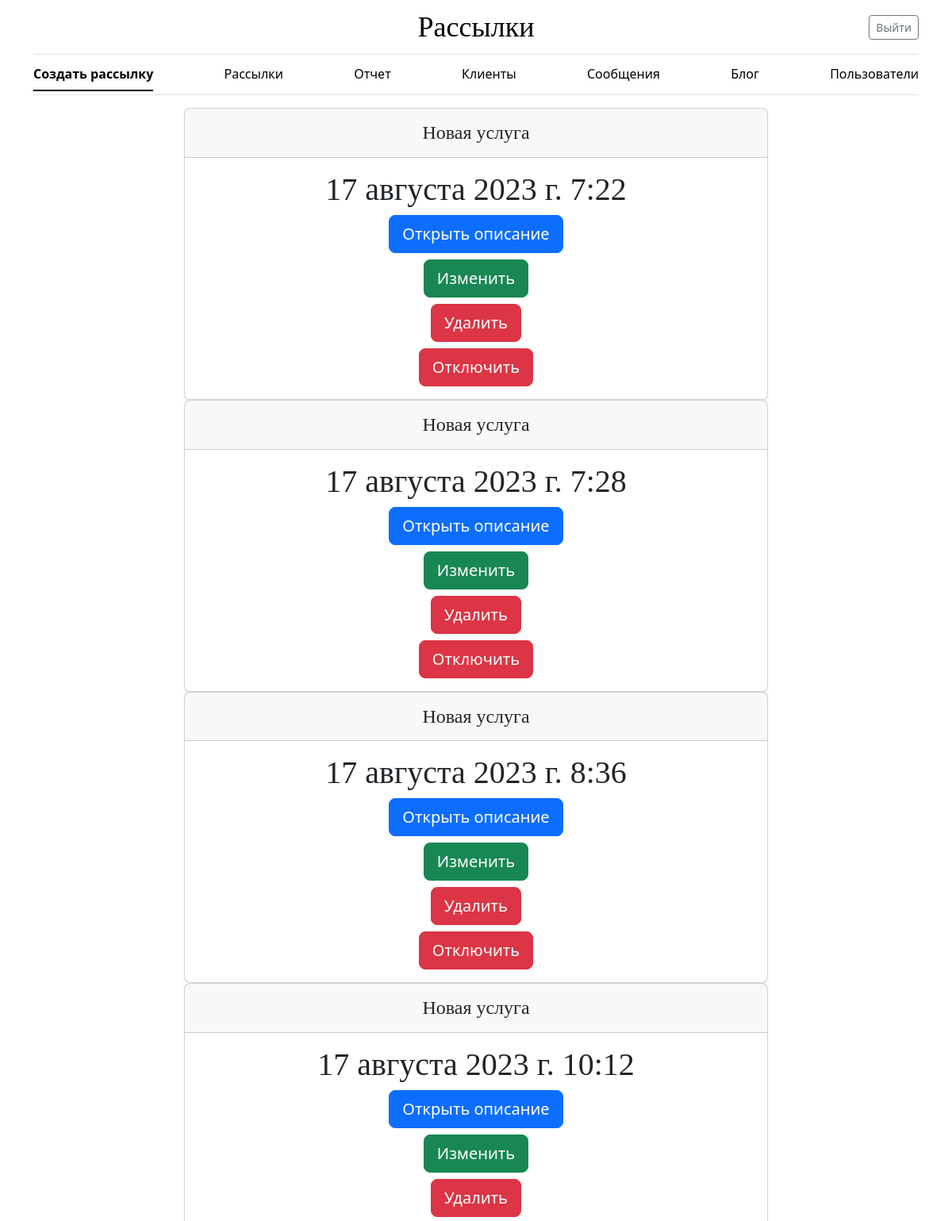
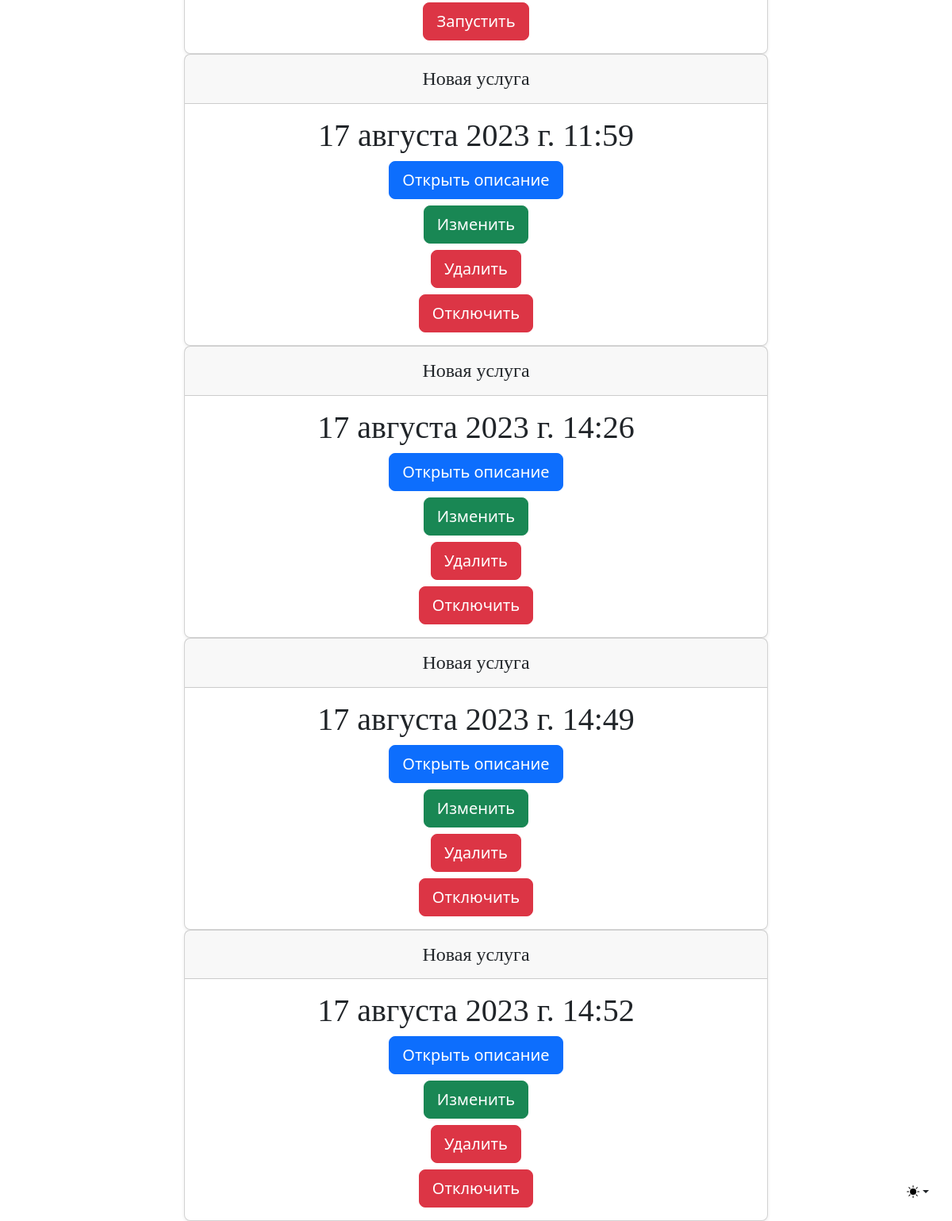
Page /setting/ (signed in) on the earlier database version (2 pictures, top to bottom).
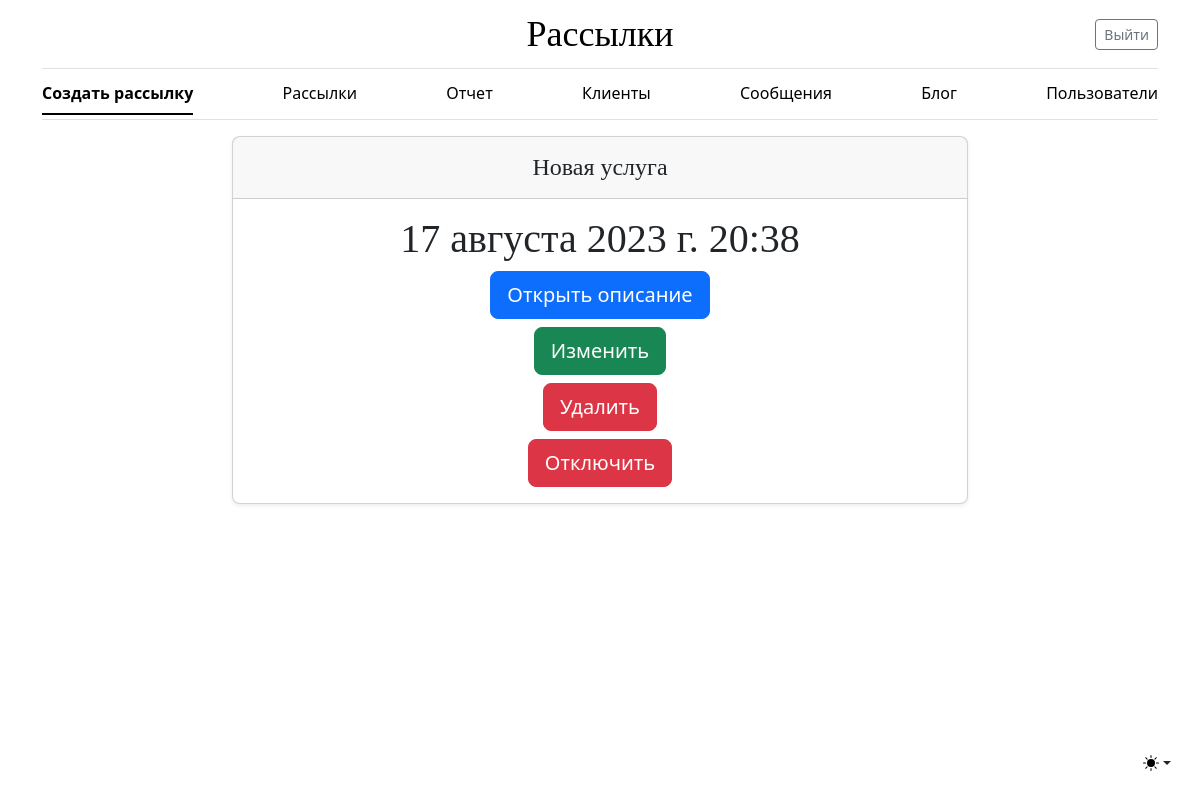
Same page on the later database version.
### mailing/models.py (models this page shows)
class Setting(models.Model):
    FREQUENCY = [
        (None, 'Не указано'),
        ('OPD', 'Раз в день'),
        ('OPW', 'Раз в неделю'),
        ('OPM', 'Раз в месяц')
    ]
    STATUS = [
        (None, 'Не указано'),
        ('created', 'Создана'),
        ('active', 'Запущена'),
        ('closed', 'Завершена')
    ]
    client = models.ManyToManyField('Client', verbose_name="Клиент")
    message = models.ForeignKey('Message', on_delete=models.CASCADE, verbose_name='Сообщение')
    mailing_time = models.DateTimeField(default=timezone.now, verbose_name='Время отправки')
    frequency_mailing = models.CharField(max_length=3, choices=FREQUENCY,
                                         verbose_name='Переодичность отправки')
    mailing_status = models.CharField(max_length=7, choices=STATUS,
                                      verbose_name='Статус отправки')
    owner = models.ForeignKey(settings.AUTH_USER_MODEL, on_delete=models.SET_NULL, **NULLABLE,
                              verbose_name='Владелец')
    class Meta:
        verbose_name = 'Настройки публикации'
        verbose_name_plural = 'Настройки публикаций'
        ordering = ('pk',)
        permissions = [
            (
                'block_status', 'Block or unblock status'
            )
        ]

class Message(models.Model):
    subject_message = models.CharField(max_length=255, **NULLABLE,
                                       verbose_name='Тема сообщения')
    message = models.TextField(**NULLABLE, verbose_name='Сообщение')
    owner = models.ForeignKey(settings.AUTH_USER_MODEL, on_delete=models.SET_NULL, **NULLABLE,
                              verbose_name='Владелец')
    def __str__(self):
        return f'{self.subject_message}'
    class Meta:
        verbose_name = 'Сообщение'
        verbose_name_plural = 'Сообщения'

### mailing/views.py (the view)
# urls.py: path('setting/', SettingListViews.as_view(), name='setting_list'),
class SettingListViews(LoginRequiredMixin, ListView):
    model = Setting
    permission_required = 'mailing.view_setting'
    def get_queryset(self):
        queryset = super().get_queryset()
        if not self.request.user.is_staff:
            queryset = queryset.filter(owner=self.request.user.pk)
        return queryset

### mailing/templates/mailing/setting_list.html (shortened to what this page needs)
{% extends 'mailing/base.html' %}
{% block content %}
    {% for object in object_list %}
<div class="container">
  <div class="row justify-content-md-center">
    <div class="col-8 text-center ">
        <div class="card mb-8 rounded-3 shadow-sm">
          <div class="card-header py-3 text-center">
            <h4 class="my-0 fw-normal">{{ object.message }}</h4>
          </div>
          <div class="card-body text-center">
            <h1 class="card-title pricing-card-title">{{ object.mailing_time }}</h1>
                <a class="btn btn-primary btn-lg" href="{% url 'mailing:setting_detail' object.pk %}" role="button">Открыть описание</a>
                    {% if user.is_staff %}
                        {% if perms.mailing.change_setting %}
                            <a class="btn btn-success btn-lg" href="{% url 'mailing:setting_update' object.pk %}" role="button">Изменить</a>
                        {% endif %}
                    {% else %}
                        <a class="btn btn-success btn-lg" href="{% url 'mailing:setting_update' object.pk %}" role="button">Изменить</a>
                    {% endif %}
                <a class="btn btn-danger btn-lg" href="{% url 'mailing:setting_delete' object.pk %}" role="button">Удалить</a>
              {% if object.mailing_status == 'created' or object.mailing_status == 'active' %}
                <a class="btn btn-danger btn-lg" href="{% url 'mailing:setting_status' object.pk %}" role="button">Отключить</a>
              {% else %}
                <a class="btn btn-danger btn-lg" href="{% url 'mailing:setting_status' object.pk %}" role="button">Запустить</a>
              {% endif %}
          </div>
        </div>
    </div>
  </div>
</div>
    {% endfor %}
{% endblock %}

### mailing/templates/mailing/base.html (shortened to what this page needs)
{% load static %}
<html lang="ru" data-bs-theme="auto">
  <head><script src="{% static 'js/color-modes.js' %}"></script>
<link href="{% static 'css/bootstrap.min.css' %}" rel="stylesheet">
    <link href="{% static 'css/blog.css' %}" rel="stylesheet">
  </head>
  <body>
    <div class="dropdown position-fixed bottom-0 end-0 mb-3 me-3 bd-mode-toggle">
      <button class="btn btn-bd-primary py-2 dropdown-toggle d-flex align-items-center"
              id="bd-theme"
              type="button"
              aria-expanded="false"
              data-bs-toggle="dropdown"
              aria-label="Toggle theme (auto)">
        <svg class="bi my-1 theme-icon-active" width="1em" height="1em"><use href="#circle-half"></use></svg>
      </button>
    </div>
<div class="container">
  <header class="border-bottom lh-1 py-3">
    <div class="row flex-nowrap justify-content-between align-items-center">
      <div class="col-4 pt-1">
      </div>
      <div class="col-4 text-center">
        <a class="blog-header-logo text-body-emphasis text-decoration-none" href="{% url 'mailing:index_list' %}">Рассылки</a>
      </div>
      <div class="col-4 d-flex justify-content-end align-items-center">
        {% if user.is_authenticated %}
         <a class="btn btn-sm btn-outline-secondary" href="{% url 'users:logout' %}">Выйти</a>
        {% else %}
        <a class="btn btn-sm btn-outline-secondary" href="{% url 'users:login' %}">Войти</a>
        <a class="btn btn-sm btn-outline-secondary" href="{% url 'users:register' %}">Регистрация</a>
        {% endif %}
      </div>
    </div>
  </header>
  <div class="nav-scroller py-1 mb-3 border-bottom">
    <nav class="nav nav-underline justify-content-between">
      <a class="nav-item nav-link link-body-emphasis active" href="{% url 'mailing:setting_create' %}">Создать рассылку</a>
      <a class="nav-item nav-link link-body-emphasis" href="{% url 'mailing:setting_list' %}">Рассылки</a>
      <a class="nav-item nav-link link-body-emphasis" href="{% url 'mailing:log_list' %}">Отчет</a>
      <a class="nav-item nav-link link-body-emphasis" href="{% url 'mailing:client_list' %}">Клиенты</a>
      <a class="nav-item nav-link link-body-emphasis" href="{% url 'mailing:message_list' %}">Сообщения</a>
      <a class="nav-item nav-link link-body-emphasis" href="{% url 'blog:blog_list' %}">Блог</a>
      {% if user.is_staff %}
        {% if perms.users.view_user %}
        <a class="nav-item nav-link link-body-emphasis" href="{% url 'users:user_list' %}">Пользователи</a>
        {% endif %}
      {% endif %}
    </nav>
  </div>
</div>
    {% block content %}
    {% endblock %}
</html>

### static/css/blog.css (style rules this page uses)
.blog-header-logo { font-family: "Playfair Display", Georgia, "Times New Roman", serif; font-size: 2.25rem; }
h1, h2, h3, h4, h5, h6 { font-family: "Playfair Display", Georgia, "Times New Roman", serif; }

Differences in the rows shown:
removed Setting: message "Новая услуга", mailing_time "17 августа 2023 г. 7:22", mailing_status "Отключить"
removed Setting: message "Новая услуга", mailing_time "17 августа 2023 г. 7:28", mailing_status "Отключить"
removed Setting: message "Новая услуга", mailing_time "17 августа 2023 г. 8:36", mailing_status "Отключить"
removed Setting: message "Новая услуга", mailing_time "17 августа 2023 г. 10:12", mailing_status "Запустить"
removed Setting: message "Новая услуга", mailing_time "17 августа 2023 г. 11:59", mailing_status "Отключить"
removed Setting: message "Новая услуга", mailing_time "17 августа 2023 г. 14:26", mailing_status "Отключить"
removed Setting: message "Новая услуга", mailing_time "17 августа 2023 г. 14:49", mailing_status "Отключить"
removed Setting: message "Новая услуга", mailing_time "17 августа 2023 г. 14:52", mailing_status "Отключить"
added Setting: message "Новая услуга", mailing_time "17 августа 2023 г. 20:38", mailing_status "Отключить"
